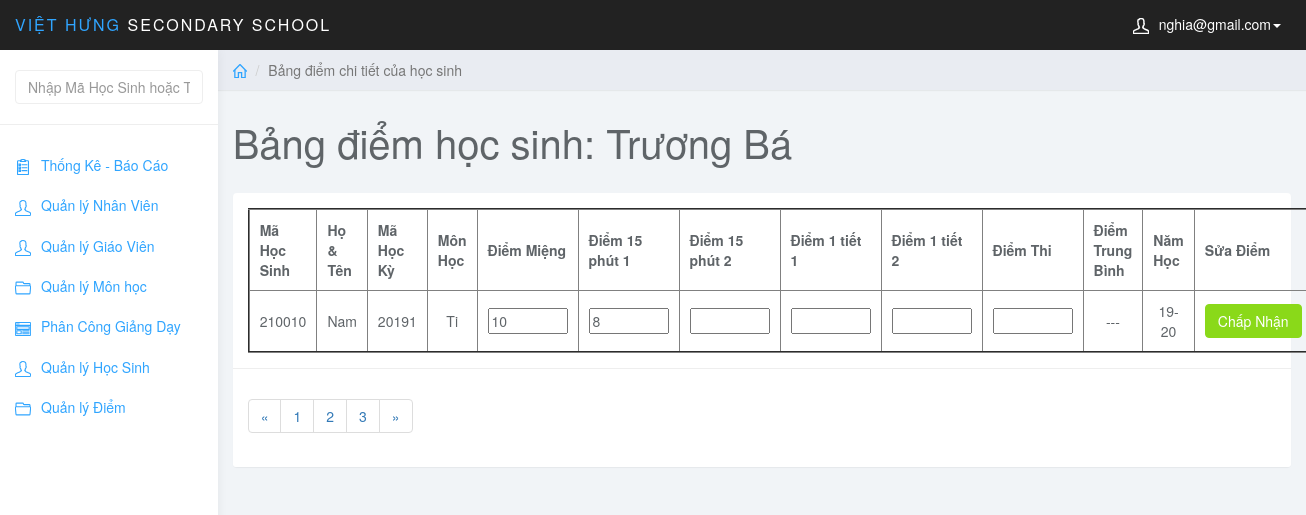
The app's page /admin/index.php?page=edit_diem_hs&id_hs=210010&id_mon=Ti&MaHocKy=20191 (signed in), older data.
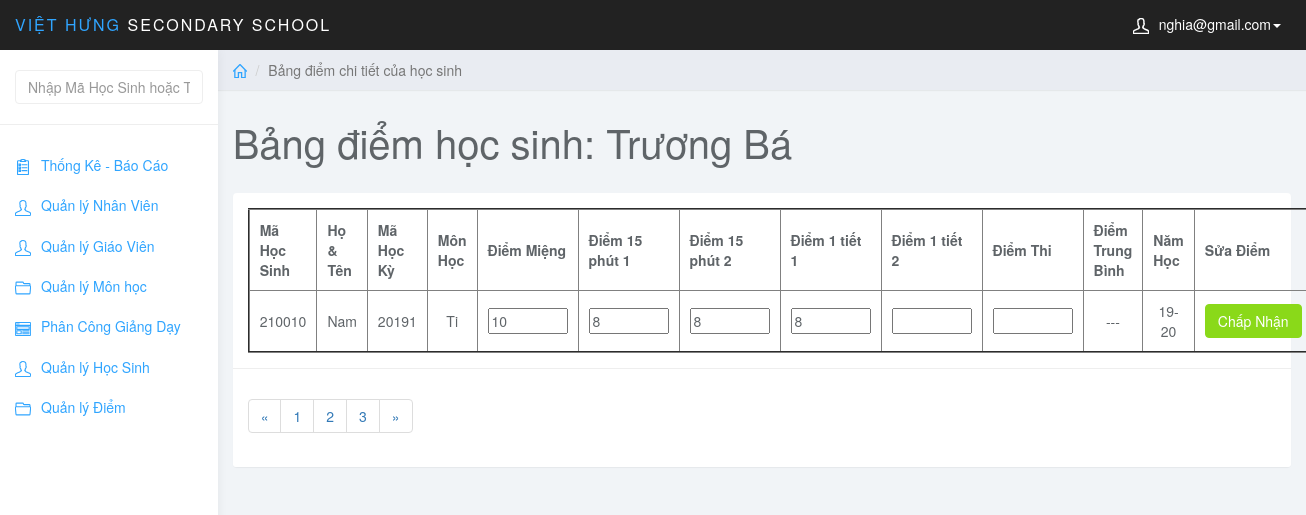
The same page, newer data.
### tables this page shows
CREATE TABLE `diem` (
  `MaDiem` int(6) NOT NULL AUTO_INCREMENT,
  `MaHocKy` varchar(5) NOT NULL,
  `MaMonHoc` varchar(5) NOT NULL,
  `MaHS` int(6) NOT NULL,
  `MaLopHoc` varchar(10) NOT NULL,
  `DiemMieng` varchar(5) NOT NULL,
  `Diem15Phut1` varchar(5) NOT NULL,
  `Diem15Phut2` varchar(5) NOT NULL,
  `Diem1Tiet1` varchar(5) NOT NULL,
  `Diem1Tiet2` varchar(5) NOT NULL,
  `DiemThi` varchar(5) NOT NULL,
  `DiemTB` float NOT NULL,
  PRIMARY KEY (`MaDiem`),
  KEY `fk_diem_mahk` (`MaHocKy`),
  KEY `fk_diem_monhoc` (`MaMonHoc`),
  KEY `fk_diem_hocsinh` (`MaHS`),
  KEY `MaLopHoc` (`MaLopHoc`),
  CONSTRAINT `diem_ibfk_1` FOREIGN KEY (`MaLopHoc`) REFERENCES `lophoc` (`MaLopHoc`),
  CONSTRAINT `fk_diem_hocsinh` FOREIGN KEY (`MaHS`) REFERENCES `hocsinh` (`MaHS`),
  CONSTRAINT `fk_diem_mahk` FOREIGN KEY (`MaHocKy`) REFERENCES `hocky` (`MaHocKy`),
  CONSTRAINT `fk_diem_monhoc` FOREIGN KEY (`MaMonHoc`) REFERENCES `monhoc` (`MaMonHoc`)
);

### admin/edit_diem_hs.php (the view, shortened to what the changed rows need)
<?php
    $stu_id = $_GET['id_hs'];
    $id_mon = $_GET['id_mon'];
    $sql_view = "SELECT * FROM hocsinh JOIN diem ON hocsinh.MaHS = diem.MaHS JOIN hocky ON diem.MaHocKy = hocky.MaHocKy WHERE hocsinh.MaHS = '$stu_id' AND diem.MaMonHoc = '$id_mon'";
    $query_view = mysqli_query($conn,$sql_view);
?>
<div class="col-sm-9 col-sm-offset-3 col-lg-10 col-lg-offset-2 main">
		<div class="row">
			<ol class="breadcrumb">
				<li><a href="index.php"><svg class="glyph stroked home"><use xlink:href="#stroked-home"></use></svg></a></li>
				<li class="active">Bảng điểm chi tiết của học sinh</li>
			</ol>
		</div>
		<div class="row">
			<div class="col-lg-12">
				<h1 class="page-header">Bảng điểm học sinh: Trương Bá </h1>
			</div>
		</div>
		<div class="row">
			<div class="col-lg-12">
				<div class="panel panel-default">
					<div class="panel-body">
                        <table border="2px" width="100%" style="text-align: center;">
						    <thead>
						    <tr>
						        <th data-field="id" data-sortable="true">Mã Học Sinh</th>
                                <th data-field="name"  data-sortable="true">Họ & Tên</th>
                                <th data-sortable="true">Mã Học Kỳ</th>
                                <th data-sortable="true">Môn Học</th>
                                <th data-sortable="true">Điểm Miệng</th>
                                <th data-sortable="true">Điểm 15 phút 1</th>
                                <th data-sortable="true">Điểm 15 phút 2</th>
                                <th data-sortable="true">Điểm 1 tiết 1</th>
                                <th data-sortable="true">Điểm 1 tiết 2</th>
                                <th data-sortable="true">Điểm Thi</th>
                                <th data-sortable="true">Điểm Trung Bình</th>
                                <th data-sortable="true">Năm Học</th>
                                <th>Sửa Điểm</th>
						    </tr>
                            </thead>
                            <tbody>
                                <?php
                                    $row_view = mysqli_fetch_assoc($query_view)
                                ?>
                                <tr>
                                <form  method="post">
                                    <td><?php echo $row_view['MaHS']; ?></td>
                                    <td><?php echo $row_view['TenHS']; ?></td>
                                    <td><?php echo $row_view['MaHocKy']; ?></td>
                                    <td><?php echo $row_view['MaMonHoc']; ?></td>
                                    <td class="form-group"><input style="width: 80px;" type="text" name="DiemMieng" value="<?php echo $row_view['DiemMieng']; ?>"></td>
                                    <td class="form-group"><input style="width: 80px;" type="text" name="Diem15Phut1" value="<?php echo $row_view['Diem15Phut1']; ?>"></td>
                                    <td class="form-group"><input style="width: 80px;" type="text" name="Diem15Phut2" value="<?php echo $row_view['Diem15Phut2']; ?>"></td>
                                    <td class="form-group"><input style="width: 80px;" type="text" name="Diem1Tiet1" value="<?php echo $row_view['Diem1Tiet1']; ?>"></td>
                                    <td class="form-group"><input style="width: 80px;" type="text" name="Diem1Tiet2" value="<?php echo $row_view['Diem1Tiet2']; ?>"></td>
                                    <td class="form-group"><input style="width: 80px;" type="text" name="DiemThi" value="<?php echo $row_view['DiemThi']; ?>"></td>
                                    <?php
                                        if(!empty($row_view['DiemMieng']) && !empty($row_view['Diem15Phut1']) && !empty($row_view['Diem15Phut2']) && !empty($row_view['Diem1Tiet1']) && !empty($row_view['Diem1Tiet2']) && !empty($row_view['DiemThi'])){
                                            $diemTBMon = round(($row_view['DiemMieng']+$row_view['Diem15Phut1']+$row_view['Diem15Phut2']+$row_view['Diem1Tiet1']*2+$row_view['Diem1Tiet2']*2+$row_view['DiemThi']*3)/10,1);
                                        }else{
                                            $diemTBMon = '---';
                                        }
                                    ?>
                                    <td><?php echo $diemTBMon; ?></td>
                                    <td><?php echo $row_view['NamHoc']; ?></td>
                                    <td class="form-group">
                                        <button type="submit" name="sbm" class="btn btn-success">Chấp Nhận</button>
                                    </td>
                                    </form>
                                </tr>
                            </tbody>
						</table>
                    </div>
                    <div class="panel-footer">
                        <nav aria-label="Page navigation example">
                            <ul class="pagination">
                                <li class="page-item"><a class="page-link" href="#">&laquo;</a></li>
                                <li class="page-item"><a class="page-link" href="#">1</a></li>
                                <li class="page-item"><a class="page-link" href="#">2</a></li>
                                <li class="page-item"><a class="page-link" href="#">3</a></li>
                                <li class="page-item"><a class="page-link" href="#">&raquo;</a></li>
                            </ul>
                        </nav>
                    </div>
				</div>
			</div>
		</div>
	</div>

Row changes from the older to the newer data that the page shows:
changed diem "Ti": Diem15Phut2 (not shown) → "8"; Diem1Tiet1 (not shown) → "8"
